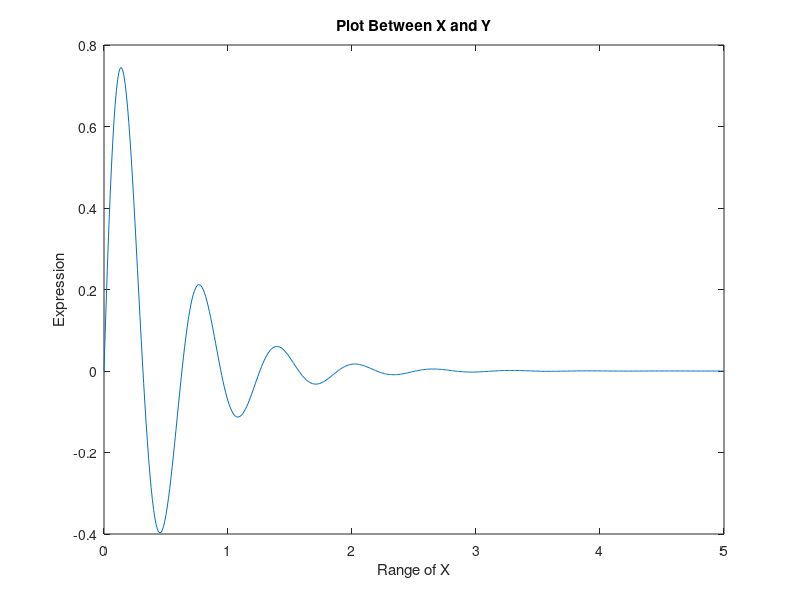

The MATLAB source for this figure:
clear all
x=[0:0.01:5];
figure
y=(exp(-2.0*x).*sin(10*x))

plot(x,y)
title('Plot Between X and Y');
xlabel('Range of X');
ylabel('Expression');

